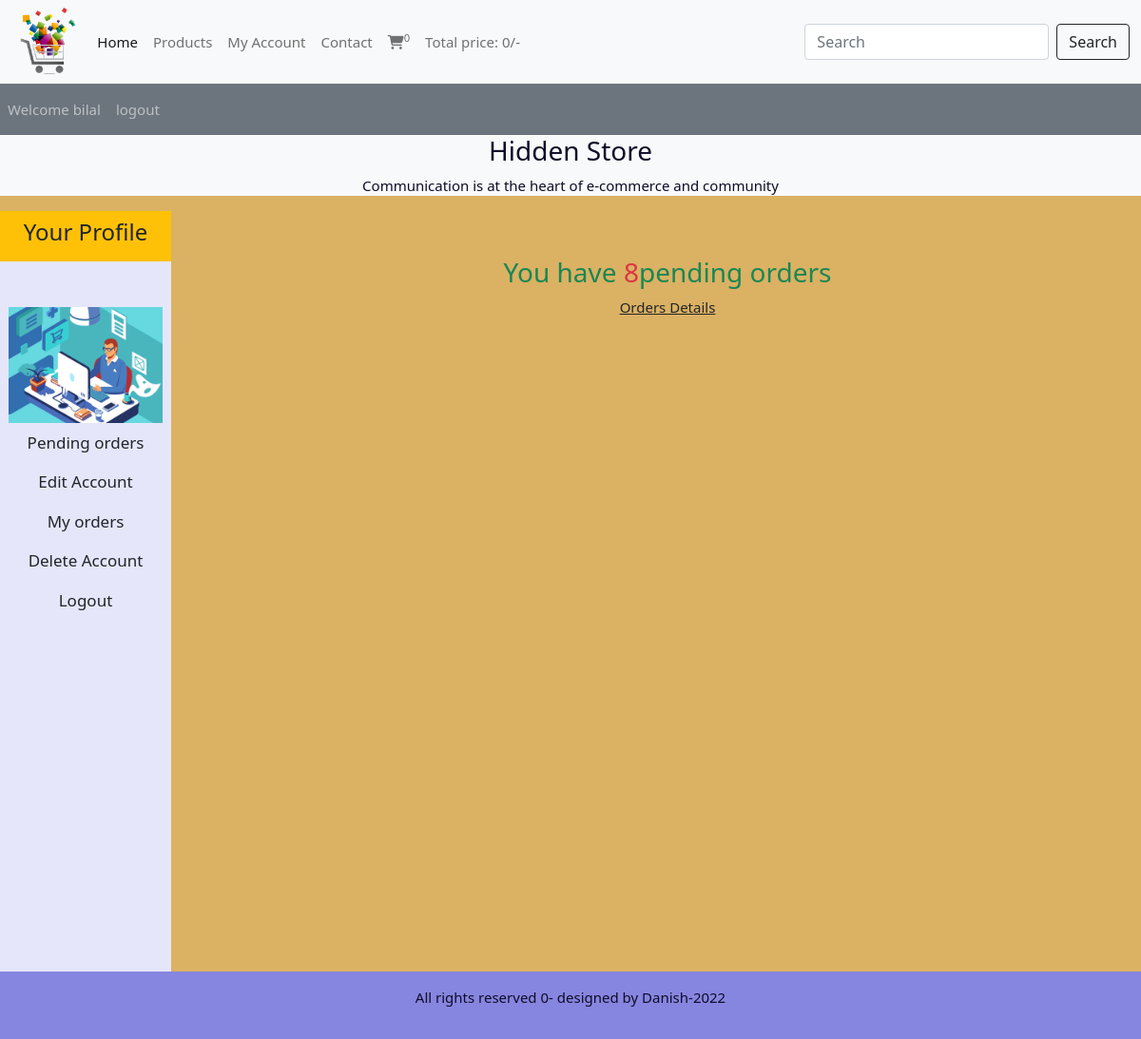
Screenshot of /users_area/profile.php (signed in) with the database file from the repository.
### tables this page shows
CREATE TABLE `user_table` (
  `user_id` int(11) NOT NULL,
  `username` varchar(100) NOT NULL,
  `user_email` varchar(100) NOT NULL,
  `user_password` varchar(255) NOT NULL,
  `user_image` varchar(255) NOT NULL,
  `user_ip` varchar(100) NOT NULL,
  `user_address` varchar(255) NOT NULL,
  `user_mobile` varchar(20) NOT NULL
);

### users_area/profile.php (the view, shortened to what this page needs)
<?php
include('../includes/connect.php');
include('../functions/common_function.php');
?>
<!DOCTYPE html>
<html lang="en">
<head>
  <link href="https://cdn.jsdelivr.net/npm/bootstrap@5.1.3/dist/css/bootstrap.min.css" rel="stylesheet">
  <link rel="stylesheet" href="https://cdnjs.cloudflare.com/ajax/libs/font-awesome/6.2.1/css/all.min.css" />
  <link rel="stylesheet" href="../style.css">
</head>
<body>
  <div class="container-fluid p-0">
    <nav class="navbar navbar-expand-lg navbar-light bg-light">
      <div class="container-fluid">
        <img src="../images/logo1-removebg-preview.png" alt="" class="logo">
        <div class="collapse navbar-collapse" id="navbarSupportedContent">
          <ul class="navbar-nav me-auto mb-2 mb-lg-0">
            <li class="nav-item">
              <a class="nav-link active" aria-current="page" href="../index.php">Home</a>
            </li>
            <li class="nav-item">
              <a class="nav-link" href="../display_all.php">Products</a>
            </li>
            <li class="nav-item">
              <a class="nav-link" href="profile.php">My Account</a>
            </li>
            <li class="nav-item">
              <a class="nav-link" href="#">Contact</a>
            </li>
            <li class="nav-item">
              <a class="nav-link" href="../cart.php"><i class="fa-solid fa-cart-shopping"></i><sup><?php
                                                                                                    cart_item();
                                                                                                    ?></sup></a>
            </li>
            <li class="nav-item">
              <a class="nav-link" href="#">Total price: <?php total_cart_price(); ?>/-</a>
            </li>
          </ul>
          <form class="d-flex" action="../search_product.php" method="GET">
            <input class="form-control me-2" type="search" placeholder="Search" aria-label="Search" name="search_data">
            <input type="Submit" class="btn btn-outline-dark" name="search_data_product" value="Search">
          </form>
        </div>
      </div>
    </nav>
    <nav class="navbar navbar-expand-lg navbar-dark bg-secondary">
      <ul class="navbar-nav me-auto">
        <?php
        if (!isset($_SESSION['username'])) {
          echo "  <li class='nav-item'>
  <a class='nav-link' href='#'>Welcome Guest</a>
</li>";
        } else {
          echo " <li class='nav-item'>
  <a class='nav-link' href='#'>Welcome " .  $_SESSION['username'] . "</a>
</li>";
        }
        if (!isset($_SESSION['username'])) {
          echo " <li class='nav-item'>
          <a class='nav-link' href='./users_area/user_login.php'>login</a>
        </li>";
        } else {
          echo " <li class='nav-item'>
          <a class='nav-link' href='./users_area/logout.php'>logout</a>
        </li>";
        }
        ?>
      </ul>
    </nav>
    <div class="bg-light">
      <h3 class="text-center">Hidden Store</h3>
      <p class="text-center">Communication is at the heart of e-commerce and community</p>
    </div>
    <div class="row">
      <div class="col-md-2">
        <ul class="navbar-nav text-center" style="height: 100vh; background-color:lavender;">
          <li class="nav-item bg-warning">
            <a class="nav-link text-dark " href="#">
              <h4>Your Profile</h4>
            </a>
          </li>
          <?php
          $username = $_SESSION['username'];
          $user_image = "SELECT * FROM `user_table` WHERE username='$username'";
          $user_image = mysqli_query($con, $user_image);
          $row_image = mysqli_fetch_array($user_image);
          $user_image = $row_image['user_image'] ?? null;
          echo "<li class='nav-item '>
            <img src='./user_images/$user_image' class='profile-img my-4' alt=''>
           </li>";
          ?>
          <li class="nav-item ">
            <a class="nav-link text-dark " style="font-size: 17px;" href="profile.php">Pending orders</a>
          </li>
          <li class="nav-item ">
            <a class="nav-link text-dark " style="font-size: 17px;" href="profile.php?edit_account">Edit Account</a>
          </li>
          <li class="nav-item ">
            <a class="nav-link text-dark " style="font-size: 17px;" href="profile.php?my_orders">My orders</a>
          </li>
          <li class="nav-item ">
            <a class="nav-link text-dark " style="font-size: 17px;" href="profile.php?delete_account">Delete Account</a>
          </li>
          <li class="nav-item ">
            <a class="nav-link text-dark " style="font-size: 17px;" href="logout.php">Logout</a>
          </li>
        </ul>
      </div>
      <div class="col-md-10 text-center">
        <?php get_user_order_details();
        ?>
      </div>
    </div>
    <?php
    include("../includes/footer.php");
    ?>
</body>
</html>

### functions/common_function.php (shortened to what this page needs)
<?php
function getIPAddress()
{
  if (!empty($_SERVER['HTTP_CLIENT_IP'])) {
    $ip = $_SERVER['HTTP_CLIENT_IP'];
  }
  elseif (!empty($_SERVER['HTTP_X_FORWARDED_FOR'])) {
    $ip = $_SERVER['HTTP_X_FORWARDED_FOR'];
  }
  else {
    $ip = $_SERVER['REMOTE_ADDR'];
  }
  return $ip;
}
function cart_item()
{
  if (isset($_GET['add_to_cart'])) {
    global $con;
    $get_ip_add = getIPAddress();
    $select_query = "SELECT * FROM `cart_details` WHERE ip_address='$get_ip_add'";
    $result_query = mysqli_query($con, $select_query);
    $count_cart_items = mysqli_num_rows($result_query);
  } else {
    global $con;
    $get_ip_add = getIPAddress();
    $select_query = "SELECT * FROM `cart_details` WHERE ip_address='$get_ip_add'";
    $result_query = mysqli_query($con, $select_query);
    $count_cart_items = mysqli_num_rows($result_query);
  }
  echo $count_cart_items;
}
function  total_cart_price()
{
  $total_price = 0;
  echo $total_price;
}
function get_user_order_details()
{
  global $con;
  $username = $_SESSION['username'];
  $get_details = "SELECT * FROM `user_table` WHERE username='$username'";
  $result_query = mysqli_query($con, $get_details);
  while ($row_query = mysqli_fetch_array($result_query)) {
    $user_id = $row_query['user_id'];
    if (!isset($_GET['edit_account'])) {
      if (!isset($_GET['my_orders'])) {
        if (!isset($_GET['delete_account'])) {
          $get_orders = "SELECT *FROM `user_orders` WHERE user_id='$user_id' and order_status='pending'";
          $result_orders_query = mysqli_query($con, $get_orders);
          $row_count = mysqli_num_rows($result_orders_query);
          if ($row_count > 0) {
            echo "<h3 class='text-center text-success mt-5 mb-2'>You have <span class='text-danger'>$row_count</span>pending orders</h3>
            <p class='text-center'><a href='profile.php?my_orders' class='text-dark'>Orders Details</a></p>
            ";
          } else {
            echo "<h3 class='text-center text-success mt-5 mb-2'>You have zero pending orders</h3>
            <p class='text-center'><a href='../index.php' class='text-dark'>Explore products</a></p>
            ";
          }
        }
      }
    }
  }
}

### style.css (style rules this page uses)
* { margin: 0%; padding: 0%; box-sizing: border-box; }
.logo { width: 7%; height: 7%; }
.profile-img { height: 100%; width: 100%; }

### users_area/profile.php (style rules this page uses)
body { overflow-x: hidden; height: 100%; width: 100%; font-size: 15px; font-weight: 500; color: #0f0c29; cursor: pointer; z-index: 1; transition: all 0.6s ease; background-color: rgb(219, 177, 99); }
.profile-img { height: 100%; width: 90%; display: block; margin: auto; object-fit: contain; }

### rows the page displays
user_table: user_image (picture), row_count "8"

### other values shown
$count_cart_items "0"
$total_price "0"
$_SESSION['username'] "bilal"
